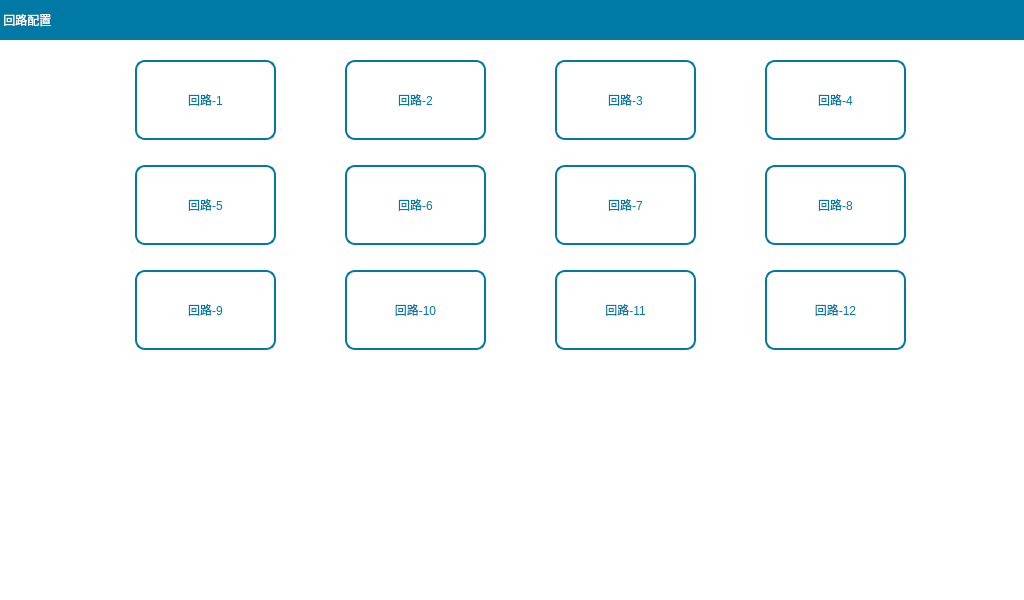
<?xml version="1.0" encoding="UTF-8"?>
<ui version="4.0">
 <class>ConfLoop</class>
 <widget class="QWidget" name="ConfLoop">
  <property name="geometry">
   <rect>
    <x>0</x>
    <y>0</y>
    <width>1024</width>
    <height>600</height>
   </rect>
  </property>
  <property name="windowTitle">
   <string>Form</string>
  </property>
  <property name="styleSheet">
   <string notr="true">QWidget#ConfLoop{
background-color: rgb(255, 255, 255);
}
QToolButton{
font: 20pt &quot;文泉驿等宽微米黑&quot;;
color:rgb(0, 122, 165);
border:2px solid rgb(0, 122, 165);
border-radius:10px;
background-color: rgb(255, 255, 255);
}
QLabel{
font: 16pt &quot;文泉驿等宽微米黑&quot;;
color:rgb(15, 41, 68);
}
QGroupBox{
font: 20pt &quot;文泉驿等宽微米黑&quot;;
color: rgb(0, 122, 165);
border:2px solid rgb(0, 122, 165);
border-radius:8px;
margin-top:22px;
}
QGroupBox:title{
subcontrol-origin: margin;
left: 5px;
}</string>
  </property>
  <widget class="QLabel" name="label_20">
   <property name="geometry">
    <rect>
     <x>0</x>
     <y>0</y>
     <width>1024</width>
     <height>40</height>
    </rect>
   </property>
   <property name="focusPolicy">
    <enum>Qt::ClickFocus</enum>
   </property>
   <property name="styleSheet">
    <string notr="true">font: 20pt &quot;文泉驿等宽微米黑&quot;;
color: rgb(255, 255, 255);
background-color: rgb(0, 122, 165);</string>
   </property>
   <property name="text">
    <string> 回路配置</string>
   </property>
  </widget>
  <widget class="QToolButton" name="tBtnLoop_1">
   <property name="geometry">
    <rect>
     <x>135</x>
     <y>60</y>
     <width>141</width>
     <height>80</height>
    </rect>
   </property>
   <property name="text">
    <string>回路-1</string>
   </property>
  </widget>
  <widget class="QToolButton" name="tBtnLoop_2">
   <property name="geometry">
    <rect>
     <x>345</x>
     <y>60</y>
     <width>141</width>
     <height>80</height>
    </rect>
   </property>
   <property name="text">
    <string>回路-2</string>
   </property>
  </widget>
  <widget class="QToolButton" name="tBtnLoop_3">
   <property name="geometry">
    <rect>
     <x>555</x>
     <y>60</y>
     <width>141</width>
     <height>80</height>
    </rect>
   </property>
   <property name="text">
    <string>回路-3</string>
   </property>
  </widget>
  <widget class="QToolButton" name="tBtnLoop_4">
   <property name="geometry">
    <rect>
     <x>765</x>
     <y>60</y>
     <width>141</width>
     <height>80</height>
    </rect>
   </property>
   <property name="text">
    <string>回路-4</string>
   </property>
  </widget>
  <widget class="QToolButton" name="tBtnLoop_5">
   <property name="geometry">
    <rect>
     <x>135</x>
     <y>165</y>
     <width>141</width>
     <height>80</height>
    </rect>
   </property>
   <property name="text">
    <string>回路-5</string>
   </property>
  </widget>
  <widget class="QToolButton" name="tBtnLoop_6">
   <property name="geometry">
    <rect>
     <x>345</x>
     <y>165</y>
     <width>141</width>
     <height>80</height>
    </rect>
   </property>
   <property name="text">
    <string>回路-6</string>
   </property>
  </widget>
  <widget class="QToolButton" name="tBtnLoop_7">
   <property name="geometry">
    <rect>
     <x>555</x>
     <y>165</y>
     <width>141</width>
     <height>80</height>
    </rect>
   </property>
   <property name="text">
    <string>回路-7</string>
   </property>
  </widget>
  <widget class="QToolButton" name="tBtnLoop_8">
   <property name="geometry">
    <rect>
     <x>765</x>
     <y>165</y>
     <width>141</width>
     <height>80</height>
    </rect>
   </property>
   <property name="text">
    <string>回路-8</string>
   </property>
  </widget>
  <widget class="QToolButton" name="tBtnLoop_9">
   <property name="geometry">
    <rect>
     <x>135</x>
     <y>270</y>
     <width>141</width>
     <height>80</height>
    </rect>
   </property>
   <property name="text">
    <string>回路-9</string>
   </property>
  </widget>
  <widget class="QToolButton" name="tBtnLoop_10">
   <property name="geometry">
    <rect>
     <x>345</x>
     <y>270</y>
     <width>141</width>
     <height>80</height>
    </rect>
   </property>
   <property name="text">
    <string>回路-10</string>
   </property>
  </widget>
  <widget class="QToolButton" name="tBtnLoop_11">
   <property name="geometry">
    <rect>
     <x>555</x>
     <y>270</y>
     <width>141</width>
     <height>80</height>
    </rect>
   </property>
   <property name="text">
    <string>回路-11</string>
   </property>
  </widget>
  <widget class="QToolButton" name="tBtnLoop_12">
   <property name="geometry">
    <rect>
     <x>765</x>
     <y>270</y>
     <width>141</width>
     <height>80</height>
    </rect>
   </property>
   <property name="text">
    <string>回路-12</string>
   </property>
  </widget>
 </widget>
 <resources/>
 <connections/>
</ui>
